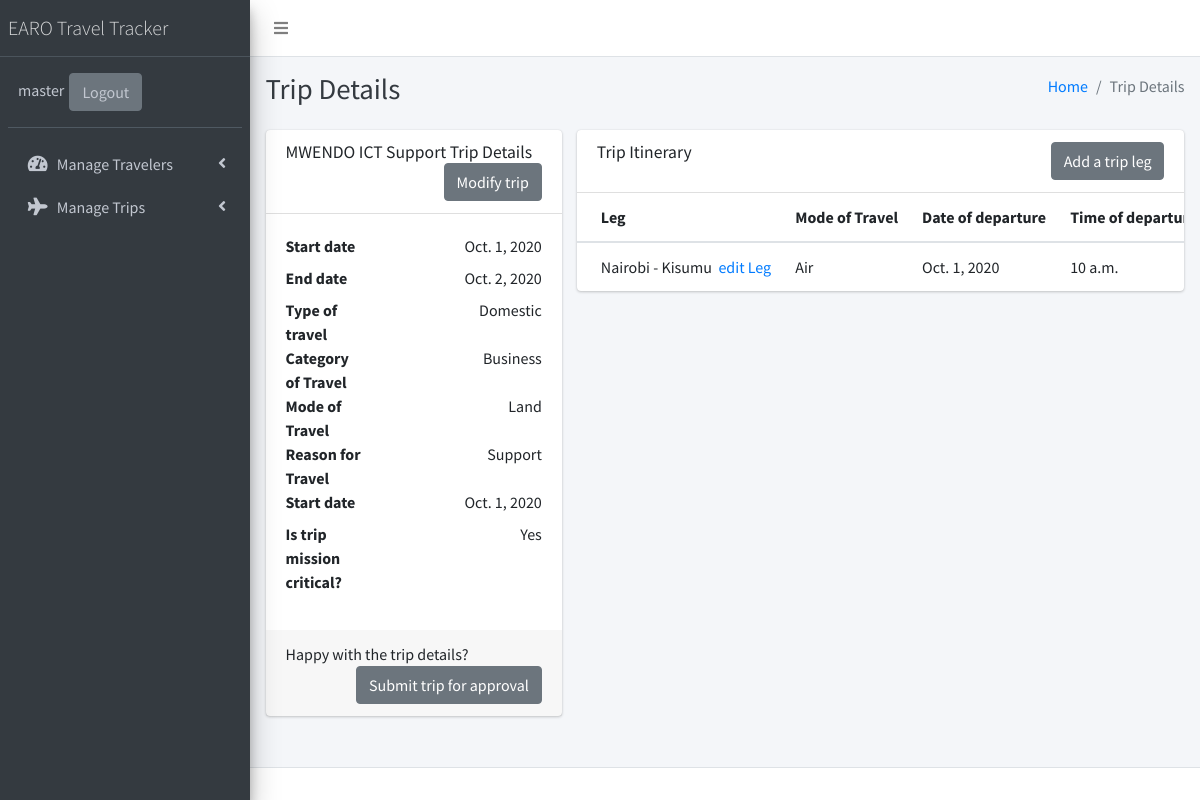
/trip/trip-details/trip=1 (signed in), run on the app's committed database.
### trip/models.py (models this page shows, shortened)
class Trips(models.Model):
    TRAVEL_CATEGORIES = (
        ('Business', 'Business'),
        ('Home Leave', 'Home Leave'),
        ('R & R', 'R & R'),
        ('Personal', 'Personal'),
        ('Medical', 'Medical'),
        ('Compassionate', 'Compassionate'),
    )
    TRAVEL_TYPES = (
        ('Domestic', 'Domestic'),
        ('IntraContinental', 'IntraContinental'),
        ('International', 'International'),
    )
    TRAVEL_MODES = (
        ('Air', 'Air'),
        ('Land', 'Land'),
        ('Water', 'Water'),
    )
    trip_name = models.CharField(max_length=200, blank=False, null=False, db_index=True,
                                help_text="""In less than 200 characters give your trip a descriptive
                                title""")
    traveler = models.ForeignKey(TravelerDetails, on_delete=models.CASCADE, null=False, blank=False)
    type_of_travel = models.CharField(max_length=15, null=False, blank=False, choices=TRAVEL_TYPES)
    category_of_travel = models.CharField(max_length=15, null=False, blank=False,
                                            choices=TRAVEL_CATEGORIES)
    mode_of_travel = models.CharField(max_length=10, null=False, blank=False, choices=TRAVEL_MODES)
    reason_for_travel = models.CharField(max_length=1000, null=False, blank=False, help_text=
                                "Use less than 1000 characters to describe the reasons for travel")
    start_date = models.DateField(null=False, blank=False)
    end_date = models.DateField(null=False, blank=False)
    is_mission_critical = models.BooleanField(null=False, blank=False)
    is_travel_completed = models.BooleanField(null=False, blank=False, default=False)
    created_on = models.DateTimeField(auto_now=True, null=False)

class TripItinerary(models.Model):
    LEG_STATUSES = (
        ('Complete', 'Incomplete'),
        ('Incomplete', 'Incomplete'),
    )
    TRAVEL_MODES = (
        ('Air', 'Air'),
        ('Land', 'Land'),
        ('Water', 'Water'),
    )
    trip = models.ForeignKey(Trips, on_delete=models.CASCADE, null=False, blank=False)
    date_of_departure = models.DateField(null=False, blank=False)
    time_of_departure = models.TimeField(null=False, blank=False)
    city_of_departure = models.CharField(max_length=40, blank=False, null=False)
    destination = models.CharField(max_length=50, null=False, blank=False)
    mode_of_travel = models.CharField(max_length=10, null=False, blank=False, choices=TRAVEL_MODES)
    leg_status = models.CharField(max_length=10, null=False, blank=False,
                                choices=LEG_STATUSES, default='Incomplete')
    comment = models.CharField(max_length=1000, blank=True, null=True)

### trip/views.py (the view)
# urls.py: path('trip-details/trip=<trip_id>', TripDetailView.as_view(), name='u_trip_details'),
class TripDetailView(LoginRequiredMixin, DetailView):
    model = Trips
    itinerary_model = TripItinerary
    pk_url_kwarg = 'trip_id'
    context_object_name = 'trip'
    template_name = 'trip/trip_details.html'
    extra_context = {
        'page_title': 'Trip Details',
    }
    def get_itinerary(self):
        pk = self.kwargs.get(self.pk_url_kwarg)
        queryset = self.itinerary_model.objects.filter(trip=pk)
        return queryset
    def get_context_data(self, **kwargs):
        context = super(TripDetailView, self).get_context_data(**kwargs)
        context['itinerary'] = self.get_itinerary()
        return context

### templates/trip/trip_details.html (shortened to what this page needs)
{% extends 'base.html' %}
{% block content %}
<div class="col-md-5 col-lg-4">
    <div class="card">
      <div class="card-header">
        <h3 class="card-title">
            {{trip.trip_name}} Trip Details
        </h3>
        <span class="float-right">
          <a href="{% url 'u_update_trip' trip_id=trip.id %}" class="btn btn-secondary right">Modify trip</a>
        </span>
      </div>
      <div class="card-body">
        <dl class="row">
          <dt class="col-sm-4">Start date</dt>
          <dd class="col-sm-8 text-right">{{trip.start_date}}</dd>
          <dt class="col-sm-4">End date</dt>
          <dd class="col-sm-8 text-right">{{trip.end_date}}</dd>
          <dt class="col-sm-4">Type of travel</dt>
          <dd class="col-sm-8 text-right">{{trip.type_of_travel}}</dd>
          <dt class="col-sm-4">Category of Travel</dt>
          <dd class="col-sm-8 text-right">{{trip.category_of_travel}}</dd>
          <dt class="col-sm-4">Mode of Travel</dt>
          <dd class="col-sm-8 text-right">{{trip.mode_of_travel}}</dd>
          <dt class="col-sm-4">Reason for Travel</dt>
          <dd class="col-sm-8 text-right">{{trip.reason_for_travel}}</dd>
          <dt class="col-sm-4">Start date</dt>
          <dd class="col-sm-8 text-right">{{trip.start_date}}</dd>
          <dt class="col-sm-4">Is trip mission critical?</dt>
          <dd class="col-sm-8 text-right">{% if trip.is_mission_critical %} Yes {% else %} No {% endif %}</dd>
        </dl>
      </div>
      <div class="card-footer">
        <p>
            Happy with the trip details?
            {% if itinerary %}
            <a href="" class="btn btn-secondary float-right">Submit trip for approval</a>
            {% else %}
            <a href="{% url 'u_create_trip_itinerary' %}" class="btn btn-secondary float-right">Now add your itinerary</a>
            {% endif %}
        </p>
      </div>
    </div>
  </div>
  {% if itinerary %}
  <div class="col-md-7 col-lg-8">
        <div class="card">
            <div class="card-header">
                <h3 class="card-title">
                    Trip Itinerary
                </h3>
                <span class="float-right">
                    <a href="{% url 'u_create_trip_itinerary' %}" class="btn btn-secondary right">Add a trip leg</a>
                </span>
            </div>
            <div class="card-body table-responsive p-0">
                <table class="table table-hover text-nowrap">
                  <thead>
                    <tr>
                      <th>Leg</th>
                      <th>Mode of Travel</th>
                      <th>Date of departure</th>
                      <th>Time of departure</th>
                    </tr>
                  </thead>
                  <tbody>
                    {% for leg in itinerary %}
                    <tr>
                        <td>{{leg.city_of_departure}} - {{leg.destination}}<a href="{% url 'u_update_trip_itinerary' leg_id=leg.id %}">&nbsp;&nbsp;edit Leg</a></td>
                        <td>{{leg.mode_of_travel}}</td>
                        <td>{{leg.date_of_departure}}</td>
                        <td>{{leg.time_of_departure}}</td>
                    </tr>
                    {% endfor %}
                  </tbody>
                </table>
              </div>
        </div>
  </div>
  {% endif %}
{% endblock content %}

### templates/base.html (shortened to what this page needs)
{% extends 'foundation.html' %}
{% block body %}
<body class="hold-transition sidebar-mini">
<div class="wrapper">
  <nav class="main-header navbar navbar-expand navbar-white navbar-light navbar-fixed">
    <ul class="navbar-nav">
      <li class="nav-item">
        <a class="nav-link" data-widget="pushmenu" href="#" role="button"><i class="fas fa-bars"></i></a>
      </li>
    </ul>
  </nav>
  <aside class="main-sidebar sidebar-dark-primary elevation-4">
    <a href="#" class="brand-link">
      <span class="brand-text font-weight-light">EARO Travel Tracker</span>
    </a>
    <div class="sidebar">
      <div class="user-panel mt-3 pb-3 mb-3 d-flex">
        <div class="info">
          <a href="#" class="d-block">{{request.user}}</a>
        </div>
        <div>
          <a class="btn btn-secondary" href="{% url 'logout' %}">Logout</a>
        </div>
      </div>
      <nav class="mt-2">
        <ul class="nav nav-pills nav-sidebar flex-column" data-widget="treeview" role="menu" data-accordion="false">
          <li class="nav-item">
            <a href="#" class="nav-link">
              <i class="nav-icon fas fa-tachometer-alt"></i>
              <p>
                Manage Travelers
                <i class="right fas fa-angle-left"></i>
              </p>
            </a>
          </li>
          <li class="nav-item">
            <a href="#" class="nav-link">
              <i class="nav-icon fas fa fa-plane"></i>
              <p>
                Manage Trips
                <i class="right fas fa-angle-left"></i>
              </p>
            </a>
          </li>
        </ul>
      </nav>
    </div>
  </aside>
  <div class="content-wrapper">
    <div class="content-header">
      <div class="container-fluid">
        <div class="row mb-2">
          <div class="col-sm-6">
            <h1 class="m-0 text-dark">{{page_title}}</h1>
          </div>
          <div class="col-sm-6">
            <ol class="breadcrumb float-sm-right">
              <li class="breadcrumb-item"><a href="#">Home</a></li>
              <li class="breadcrumb-item active">{{page_title}}</li>
            </ol>
          </div>
        </div>
      </div>
    </div>
    <div class="content">
      <div class="container-fluid">
        <div class="row  justify-content-center">
          {% block content %}
          {% endblock content %}
        </div>
      </div>
    </div>
  </div>
  <footer class="main-footer">
  </footer>
</div>
{% endblock body %}

### data on the page
Trips: trip_name "MWENDO ICT Support", start_date "Oct. 1, 2020", end_date "Oct. 2, 2020", type_of_travel "Domestic", category_of_travel "Business", mode_of_travel "Land", reason_for_travel "Support"
TripItinerary: city_of_departure "Nairobi", destination "Kisumu", mode_of_travel "Air", date_of_departure "Oct. 1, 2020", time_of_departure "10 a.m."

### other printed values
{{ request.user }} "master"
{{ page_title }} "Trip Details"
